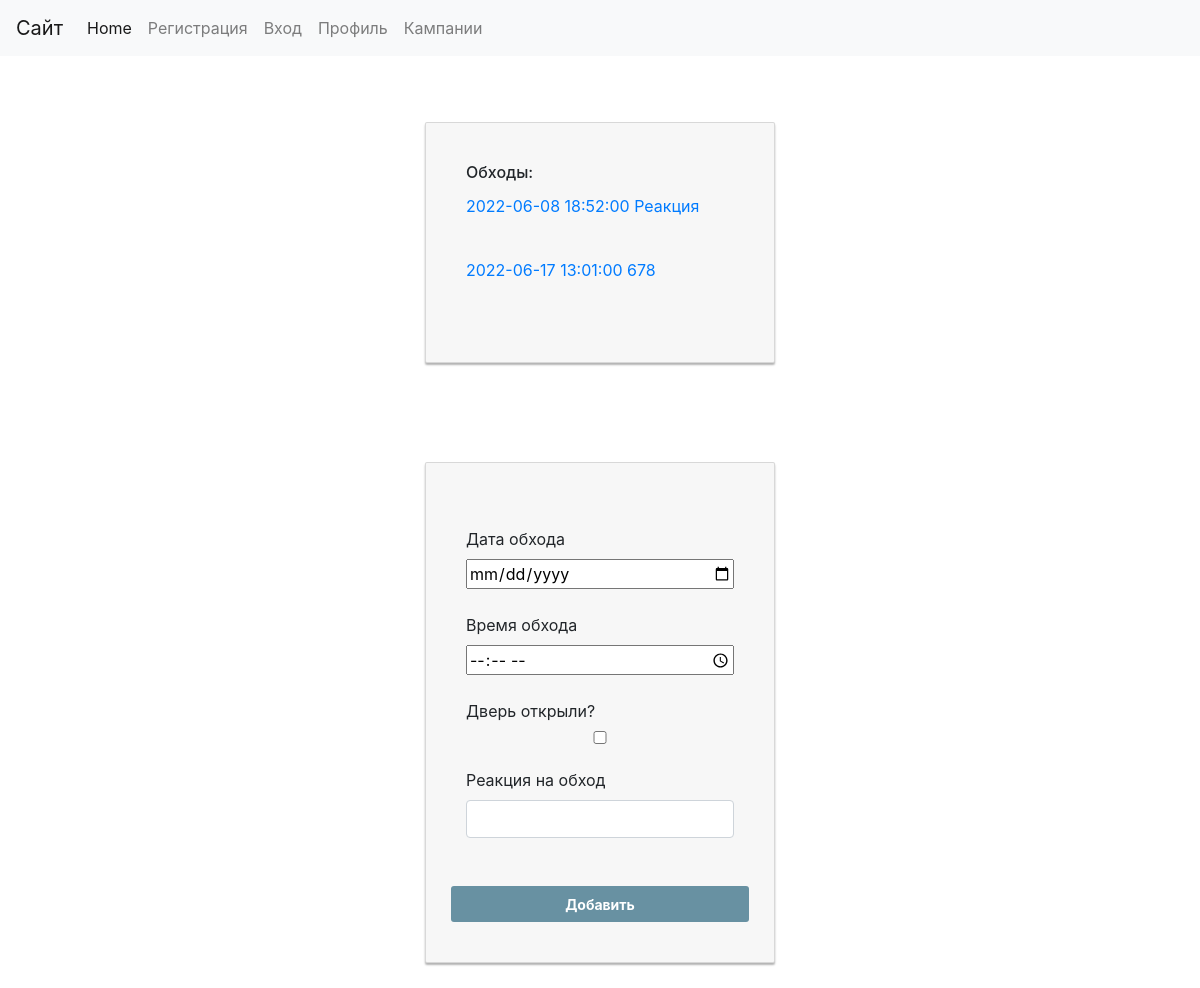
The app's page /polledit/5 with its own data.
### usermanag/models.py (models this page shows)
class Poll(models.Model):
    id_poll = models.AutoField(primary_key=True)
    door_open = models.BooleanField (verbose_name='Открыли дверь')
    date = models.DateField(verbose_name='Дата обхода')
    time = models.TimeField(verbose_name='Время обхода')
    reaction = models.CharField(max_length=400, verbose_name='Реакция')
    class Meta:
        verbose_name = 'Обход'
        verbose_name_plural = 'Обходы'
    def __str__(self):
        return str(self.date) + ' ' + str(self.time) + ' ' + str(self.reaction)

### camp/views.py (the view, shortened to what this page needs)
# urls.py: path('polledit/<int:id_campaign>', views.polledit, name='polledit'),
def polledit(request, id_campaign):
    form = FormPoll()
    poll = Poll.objects.all()
    poll = Poll.objects.all()
    return render(request,"polledit.html", {"form": form, "poll": poll})

### camp/forms.py
class FormPoll (ModelForm):
    door_open = forms.BooleanField(widget=forms.CheckboxInput(attrs={'class' : 'custom-checkbox', 'id' : 'door_open'}))
    date = forms.DateField(widget=forms.DateInput(attrs={'type':'date', 'id':'date'}))
    time = forms.TimeField(widget=forms.TimeInput(attrs={'type': 'time', 'id':'time'}))
    reaction = forms.CharField(widget=forms.TextInput(attrs={'class': 'form-control', 'id':'reaction'}))
    class Meta(UserCreationForm.Meta):
        fields = '__all__'
        model = Poll

### camp/templates/polledit.html (shortened to what this page needs)
{% extends "base.html" %}
{% load static %}
{% block content%}
<br xmlns="http://www.w3.org/1999/html">
<br>
<br>
<div class="container">
    <div class="card card-container">
<h6 class="card-title">Обходы:</h6>
{% for i in poll %}
          <a href={% url 'showpoll' i.id_poll %}>
        <p class="card-text">{{i}}</p><br>
            </a>
        {% endfor %}
    </div>
</div>
<br>
<form method="POST">
<div class="container">
    <div class="card card-container">
            <br><label for="date">Дата обхода</label>{{form.date}}
            <br><label for="time">Время обхода</label>{{form.time}}
            <br><label for="door_open">  Дверь открыли?</label>{{form.door_open}}
            <br><label for="reaction">Реакция на обход</label>{{form.reaction}}
        <br><br>
        <div class="row"><button class="btn btn-lg btn-primary btn-block btn-signin" type="submit" value="Submit">Добавить</button></div>
    </div>
</div>
</form>
{% endblock %}

### records on screen
Poll: date+time+reaction "2022-06-08 18:52:00 Реакция"
Poll: date+time+reaction "2022-06-17 13:01:00 678"
